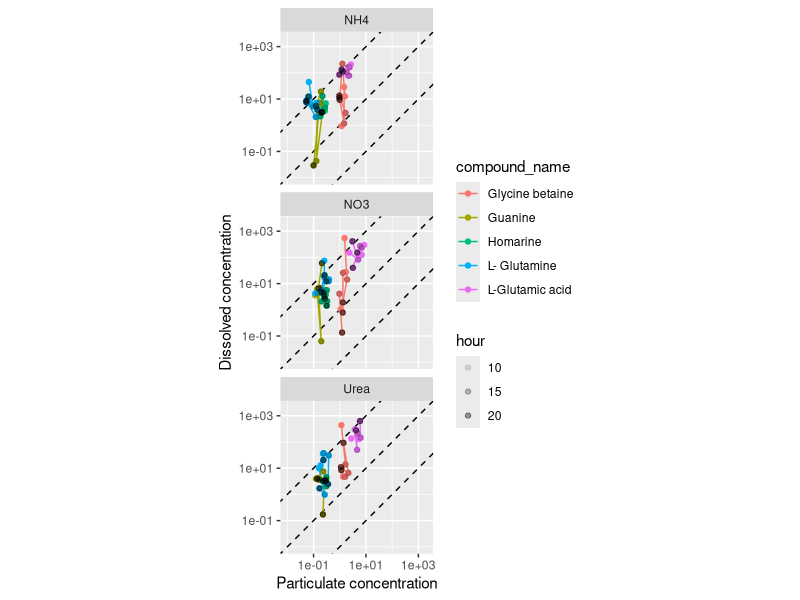
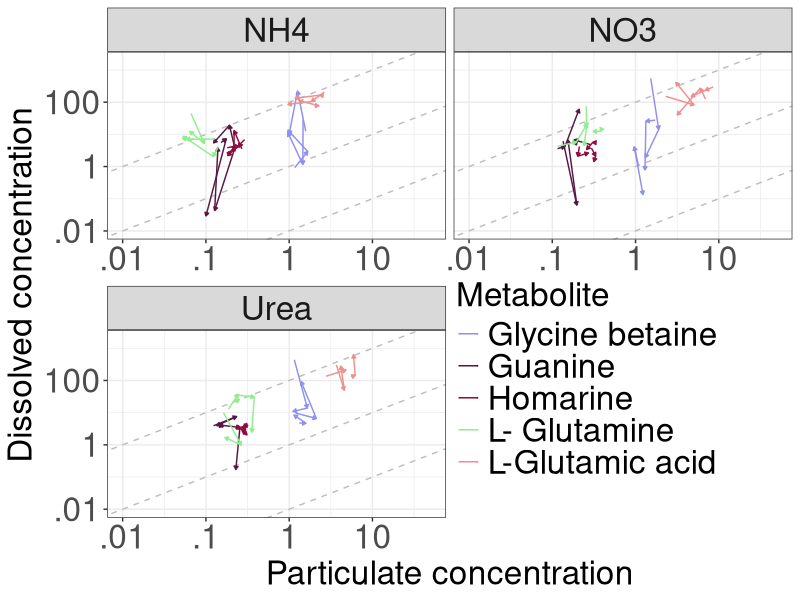
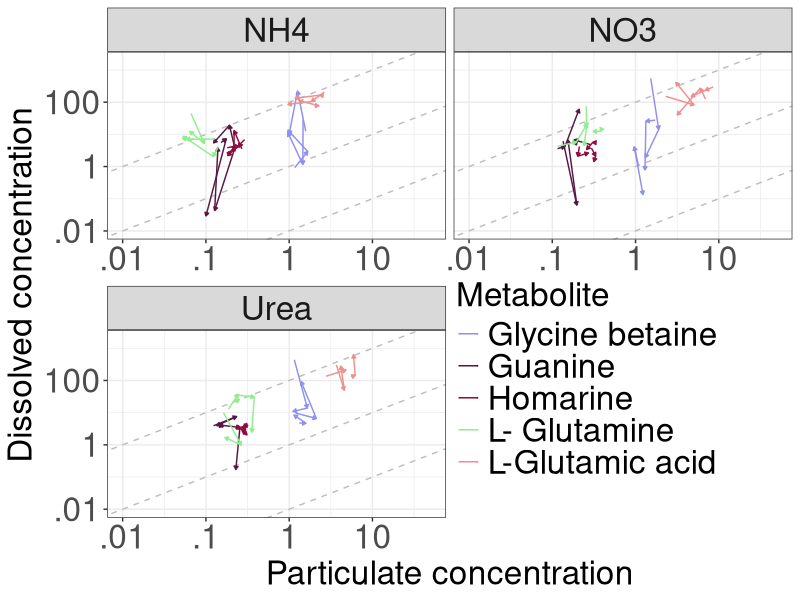

Write the R code that produced these figures, in order.


library(tidyverse)

# Load the data
diss_concs <- read_csv("intermediates/NFEX_diss_full_final_concs_after_ee.csv") %>%
  mutate(
    samp_type = case_when(
      str_detect(filename, "Smp") ~ "Smp",
      str_detect(filename, "Poo") ~ "Poo",
      str_detect(filename, "Blk") ~ "Blk",
      str_detect(filename, "Std") ~ "Std",
      TRUE ~ "Other"
    ),
    hour = str_extract(filename, "T\\d+"),
    hour = as.numeric(str_remove(hour, "T")),
    filename = str_replace(filename, "^[^_]*_(.*)_NFEX", "\\1"),
    diss_nM = final_nM) %>%
  filter(samp_type == "Smp"& !is.na(hour)) %>% 
  select(compound_name, filename, diss_nM)


parti_concs <- read_csv("intermediates/NFEX_parti_final_concs.csv") %>%
  mutate(
    samp_type = case_when(
      str_detect(filename, "Smp") ~ "Smp",
      str_detect(filename, "Poo") ~ "Poo",
      str_detect(filename, "Blk") ~ "Blk",
      str_detect(filename, "Std") ~ "Std",
      TRUE ~ "Other"
    ),
    hour = str_extract(filename, "T\\d+"),
    hour = as.numeric(str_remove(hour, "T")),
    filename = str_replace(filename, "^[^_]*_(.*)_NFEX", "\\1"),
    parti_nM = nM) %>%
  filter(samp_type == "Smp"& !is.na(hour)) %>%
  select(compound_name, filename, parti_nM, hour)


all_concs <- left_join(diss_concs, parti_concs, by = c("filename", "compound_name")) %>%
  mutate(treatment = str_extract(filename, "NO3|NH4|Urea"),
         treatment = if_else(is.na(treatment), "Control", treatment),
         trpl = str_extract(filename, "([ABC])$"))


tbd_all_concs <- left_join(diss_concs, parti_concs, by = c("filename", "compound_name")) %>%
  mutate(
    treatment = str_extract(filename, "NO3|NH4|Urea"),
    treatment = if_else(is.na(treatment), "Control", treatment),
    trpl = str_extract(filename, "([ABC])$")) %>%
  filter(compound_name %in% c("Glycine betaine 0(15N), 0(13C)", 
                              "Homarine 0(15N, 0(13C)", 
                              "L- Glutamine 0(15N), 0(13C)", 
                              "L-Glutamic acid 0(15N), 0(13C)", 
                              "Guanine 0(15N), 0(13C)")) %>%
  filter(treatment != "Control") %>%
  mutate(compound_name = str_replace(compound_name, " 0\\(15N\\),? 0\\(13C\\)", ""),
         compound_name = str_replace(compound_name, "Homarine 0\\(15N,? 0\\(13C\\)", "Homarine"))



# Define custom colors
custom_colors <- c("#581845", "#900C3F", "#ee9090", "#90ee90", "#9090ee")

metabolite_colors <- c(
  "Glycine betaine" = custom_colors[5],
  "Homarine" = custom_colors[2],
  "Guanine" = custom_colors[1],
  "L- Glutamine" = custom_colors[4],
  "L-Glutamic acid" = custom_colors[3])



tbd_all_concs  %>%
  # filter(compound_name=="Homarine") %>%
  # filter(trpl!="C") %>%
  ggplot(aes(x=parti_nM, y=diss_nM, color=compound_name,
             group=interaction(trpl, compound_name))) +
  geom_abline(slope = 1, linetype=2) +
  geom_abline(slope = 1, linetype=2, intercept = 2) +
  geom_abline(slope = 1, linetype=2, intercept = -2) +
  geom_path() +
  geom_point() +
  geom_point(color="black", aes(alpha=hour)) +
  facet_wrap(~treatment, ncol=1) +
  scale_y_log10(limits=c(0.01, 2e3), name="Dissolved concentration") +
  scale_x_log10(limits=c(0.01, 2e3), name="Particulate concentration") +
  scale_alpha_continuous(range = c(0, 0.5)) +
  coord_fixed()




# Your ggplot code with custom colors
nfex_partivsdiss <- tbd_all_concs %>%
  group_by(trpl, treatment, compound_name) %>%
  mutate(parti_nM_end = lead(parti_nM), diss_nM_end=lead(diss_nM)) %>%
  ggplot(aes(x=parti_nM, y=diss_nM, xend=parti_nM_end, yend=diss_nM_end, color=compound_name)) +
  geom_abline(slope = 1, linetype=2, color="grey") +
  geom_abline(slope = 1, linetype=2, intercept = 2, color="grey") +
  geom_abline(slope = 1, linetype=2, intercept = -2, color="grey") +
  geom_segment(arrow = arrow(type="closed", length = unit(0.02, "npc"))) +
  facet_wrap(~treatment, ncol = 2, scales="free_x") +
  scale_y_log10(limits=c(0.01, 2e3), name="Dissolved concentration",
                breaks=c(0.01, 1, 100), labels=c(".01", 1, 100)) +
  scale_x_log10(limits=c(0.01, 50), name="Particulate concentration",
                breaks=c(0.01, 0.1, 1, 10, 100), labels=c(".01", ".1", 1, 10, 100)) +
  scale_alpha_continuous(range = c(0, 0.5)) +
  scale_color_manual(values = metabolite_colors) +  # Use custom colors
  theme_bw() +
  theme(axis.text = element_text(size = 24),
        strip.text = element_text(size = 24),
        legend.position = "inside",
        legend.position.inside = c(0.7, 0.3),
        axis.title = element_text(size = 24),
        legend.text = element_text(size = 24),
        legend.title = element_text(size = 24)) +
  labs(color="Metabolite")


print(nfex_partivsdiss)



#----

ggsave(filename = "NFEXPartivsDiss_plot.png",
       plot = nfex_partivsdiss,
       width = 10.25, height = 11.20, units = "in")


